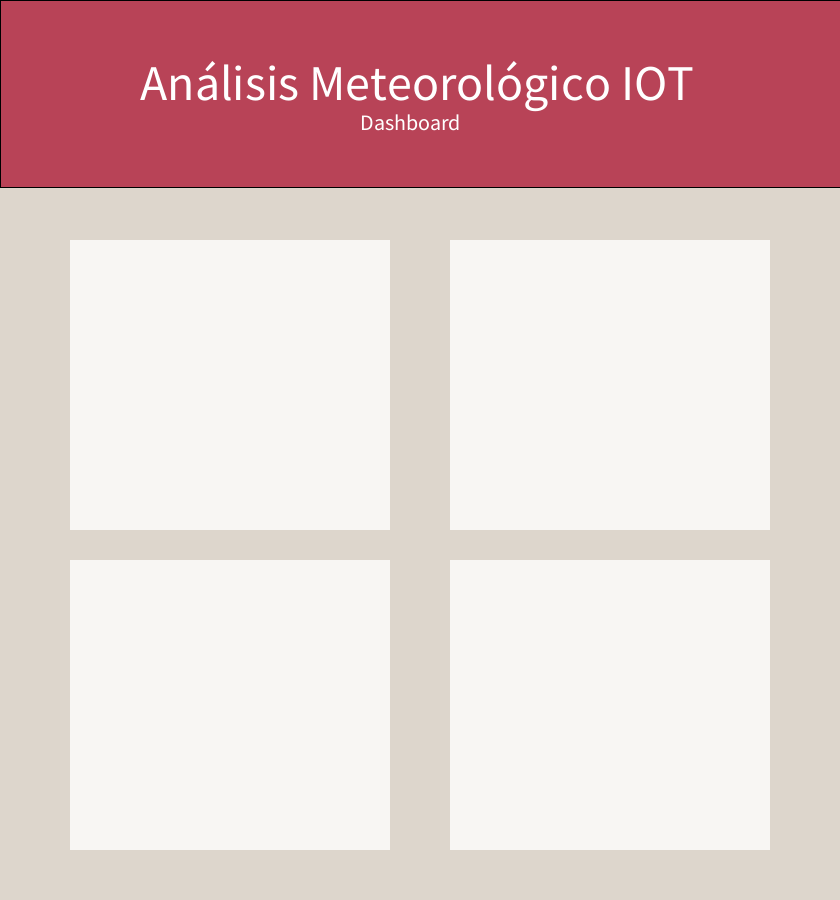
Frame 1 (no input)
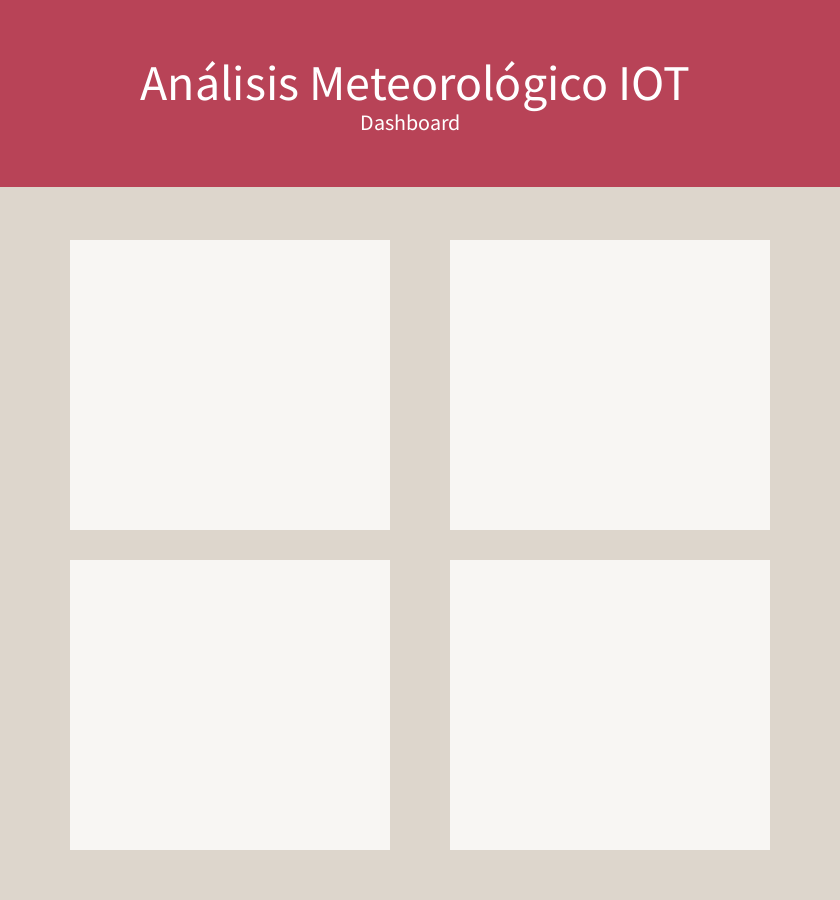
Frame 60 (the mouse pressed at the canvas centre just before this capture)
Frame 120 (the mouse held since frame 60 and released just before this capture): identical to frame 60, image omitted

The Processing sketch that drew these frames (run headless with seeded random() and noise(); from frame 60 on, the mouse is pressed at the canvas centre):

// Processing sketch: Dashboard
// ── Dashboard.pde
void setup() {
  size(840, 900); // ancho X largo
  background(221, 214, 204); 
}

// PALETA DE COLORES
// https://htmlcolorcodes.com/es/
// negro     -> 19222B  ->  RGB(25, 34, 43)
// amarillo  -> BD9240  ->  RGB(189, 146, 64)
// rojo      -> B84357  ->  RGB(184, 67, 87)
// blanco    -> DDD6CC  ->  RGB(221, 214, 204)

void draw() {
  // REINICIO DE PINTADO
  background(221, 214, 204);
  
  //PANEL SUPERIOR
  fill(184, 67, 87);// COLOR DEL PANEL EN RGB
  rect(0, 0, 840, 187);// POSICION DEL PANEL (X, Y, WIDTH, HEIGHT)
  
  //TEXTO
  printText("Análisis Meteorológico IOT", 50, 140, 100);// TEXTO, TAMAÑO LETRA, POSX, POY
  printText("Dashboard", 22, 360, 130);// TEXTO, TAMAÑO LETRA, POSX, POY
  
  //MOSAICOS-------------------------------------------->
  noStroke();// QUITA EL BORDE COLOR NEGRO DE LOS PANELES
  // TEMPERATURA
  fill(248, 246, 243);// COLOR DEL PANEL
  rect(70, 240, 320, 290);// POSICION DEL PANEL (X, Y, WIDTH, HEIGHT)
  // LUZ
  fill(248, 246, 243);// COLOR DEL PANEL
  rect(450, 240, 320, 290);// POSICION DEL PANEL (X, Y, WIDTH, HEIGHT)
  // HUMEDAD
  fill(248, 246, 243);// COLOR DEL PANEL
  rect(70, 560, 320, 290);// POSICION DEL PANEL (X, Y, WIDTH, HEIGHT)
  // CONCENTRACION DE CO2
  fill(248, 246, 243);// COLOR DEL PANEL
  rect(450, 560, 320, 290);// POSICION DEL PANEL (X, Y, WIDTH, HEIGHT)
}

// FUNCIONES PARA EL LIENZO----------------------------------->
// TEXTO COLOR BLANCO
void printText(String texto, int tam, int x, int y){
  textSize(tam);// TAMAÑO LETRA
  fill(255, 255, 255);// COLOR RGB DE LETRA
  text(texto, x, y);// TEXTO, POSX, POSY
}
